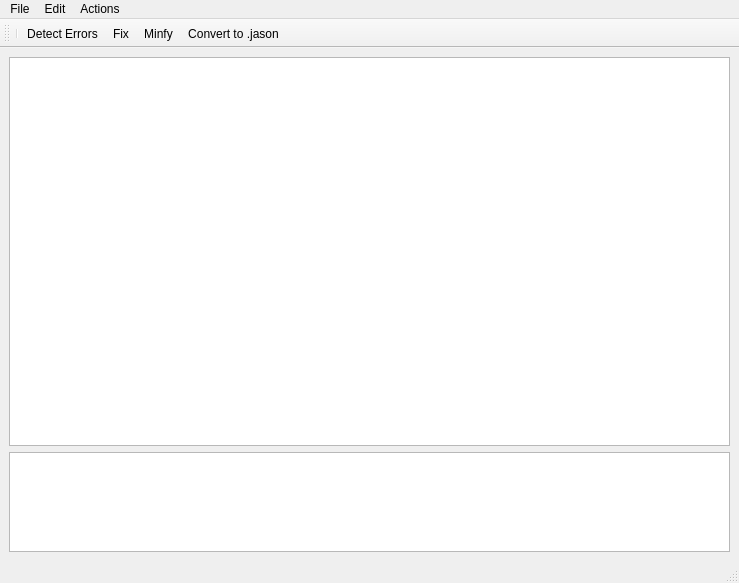
<?xml version="1.0" encoding="UTF-8"?>
<ui version="4.0">
 <class>Notepad_MainWindow</class>
 <widget class="QMainWindow" name="Notepad_MainWindow">
  <property name="geometry">
   <rect>
    <x>0</x>
    <y>0</y>
    <width>739</width>
    <height>583</height>
   </rect>
  </property>
  <property name="sizePolicy">
   <sizepolicy hsizetype="Fixed" vsizetype="Fixed">
    <horstretch>0</horstretch>
    <verstretch>0</verstretch>
   </sizepolicy>
  </property>
  <property name="windowTitle">
   <string>Notepad_MainWindow</string>
  </property>
  <widget class="QWidget" name="centralwidget">
   <layout class="QVBoxLayout" name="verticalLayout">
    <item>
     <widget class="QPlainTextEdit" name="plainTextEdit1">
      <property name="minimumSize">
       <size>
        <width>720</width>
        <height>0</height>
       </size>
      </property>
     </widget>
    </item>
    <item>
     <widget class="QTextEdit" name="textEdit_errors">
      <property name="sizePolicy">
       <sizepolicy hsizetype="Minimum" vsizetype="Fixed">
        <horstretch>0</horstretch>
        <verstretch>0</verstretch>
       </sizepolicy>
      </property>
      <property name="minimumSize">
       <size>
        <width>720</width>
        <height>100</height>
       </size>
      </property>
      <property name="maximumSize">
       <size>
        <width>3840</width>
        <height>100</height>
       </size>
      </property>
      <property name="acceptDrops">
       <bool>false</bool>
      </property>
      <property name="readOnly">
       <bool>true</bool>
      </property>
     </widget>
    </item>
   </layout>
  </widget>
  <widget class="QMenuBar" name="menubar">
   <property name="geometry">
    <rect>
     <x>0</x>
     <y>0</y>
     <width>739</width>
     <height>20</height>
    </rect>
   </property>
   <widget class="QMenu" name="menuFile">
    <property name="title">
     <string>File</string>
    </property>
    <addaction name="actionNew"/>
    <addaction name="actionOpen"/>
    <addaction name="actionSave"/>
    <addaction name="actionSave_As"/>
    <addaction name="actionPrint"/>
    <addaction name="actionExist"/>
   </widget>
   <widget class="QMenu" name="menuEdit">
    <property name="title">
     <string>Edit</string>
    </property>
    <addaction name="actionCopy"/>
    <addaction name="actionPaste"/>
    <addaction name="actionCut"/>
    <addaction name="actionUndo"/>
    <addaction name="actionRedo"/>
   </widget>
   <widget class="QMenu" name="menuActions">
    <property name="title">
     <string>Actions</string>
    </property>
    <addaction name="actionDetect_Errors"/>
    <addaction name="actionFix"/>
    <addaction name="actionMinfy"/>
    <addaction name="actionConvert_to_jason"/>
   </widget>
   <addaction name="menuFile"/>
   <addaction name="menuEdit"/>
   <addaction name="menuActions"/>
  </widget>
  <widget class="QToolBar" name="toolBar">
   <property name="windowTitle">
    <string>toolBar</string>
   </property>
   <attribute name="toolBarArea">
    <enum>TopToolBarArea</enum>
   </attribute>
   <attribute name="toolBarBreak">
    <bool>false</bool>
   </attribute>
   <addaction name="separator"/>
   <addaction name="actionDetect_Errors"/>
   <addaction name="actionFix"/>
   <addaction name="actionMinfy"/>
   <addaction name="actionConvert_to_jason"/>
  </widget>
  <widget class="QStatusBar" name="statusbar"/>
  <action name="actionNew">
   <property name="icon">
    <iconset resource="Resources.qrc">
     <normaloff>:/images/add-file.png</normaloff>:/images/add-file.png</iconset>
   </property>
   <property name="text">
    <string>New</string>
   </property>
  </action>
  <action name="actionOpen">
   <property name="icon">
    <iconset resource="Resources.qrc">
     <normaloff>:/images/Icons/google/2x/outline_open_in_new_black_24dp.png</normaloff>:/images/Icons/google/2x/outline_open_in_new_black_24dp.png</iconset>
   </property>
   <property name="text">
    <string>Open</string>
   </property>
  </action>
  <action name="actionSave_As">
   <property name="icon">
    <iconset resource="Resources.qrc">
     <normaloff>:/images/Icons/google/2x/outline_save_black_24dp.png</normaloff>:/images/Icons/google/2x/outline_save_black_24dp.png</iconset>
   </property>
   <property name="text">
    <string>Save as</string>
   </property>
  </action>
  <action name="actionPrint">
   <property name="icon">
    <iconset resource="Resources.qrc">
     <normaloff>:/images/Icons/icons8-print-50.png</normaloff>:/images/Icons/icons8-print-50.png</iconset>
   </property>
   <property name="text">
    <string>Print</string>
   </property>
  </action>
  <action name="actionExist">
   <property name="text">
    <string>Exist</string>
   </property>
  </action>
  <action name="actionCopy">
   <property name="icon">
    <iconset resource="Resources.qrc">
     <normaloff>:/images/Icons/google/2x/outline_content_copy_black_24dp.png</normaloff>:/images/Icons/google/2x/outline_content_copy_black_24dp.png</iconset>
   </property>
   <property name="text">
    <string>Copy</string>
   </property>
  </action>
  <action name="actionCut">
   <property name="icon">
    <iconset resource="Resources.qrc">
     <normaloff>:/images/Icons/google/2x/outline_content_cut_black_24dp.png</normaloff>:/images/Icons/google/2x/outline_content_cut_black_24dp.png</iconset>
   </property>
   <property name="text">
    <string>Cut</string>
   </property>
  </action>
  <action name="actionPaste">
   <property name="icon">
    <iconset resource="Resources.qrc">
     <normaloff>:/images/paste-131964784935783245_256.ico</normaloff>:/images/paste-131964784935783245_256.ico</iconset>
   </property>
   <property name="text">
    <string>Paste</string>
   </property>
  </action>
  <action name="actionUndo">
   <property name="icon">
    <iconset resource="Resources.qrc">
     <normaloff>:/images/Icons/undo-1325051879300270680_256.ico</normaloff>:/images/Icons/undo-1325051879300270680_256.ico</iconset>
   </property>
   <property name="text">
    <string>Undo</string>
   </property>
  </action>
  <action name="actionRedo">
   <property name="icon">
    <iconset resource="Resources.qrc">
     <normaloff>:/images/Icons/redo-1324760616182504055_256.ico</normaloff>:/images/Icons/redo-1324760616182504055_256.ico</iconset>
   </property>
   <property name="text">
    <string>Redo</string>
   </property>
  </action>
  <action name="actionSave">
   <property name="icon">
    <iconset resource="Resources.qrc">
     <normaloff>:/images/Icons/google/2x/outline_save_black_24dp.png</normaloff>:/images/Icons/google/2x/outline_save_black_24dp.png</iconset>
   </property>
   <property name="text">
    <string>Save</string>
   </property>
  </action>
  <action name="actionConvert_to_jason">
   <property name="icon">
    <iconset resource="Resources.qrc">
     <normaloff>:/images/Icons/Jason.ico</normaloff>:/images/Icons/Jason.ico</iconset>
   </property>
   <property name="text">
    <string>Convert to .jason</string>
   </property>
  </action>
  <action name="actionDetect_Errors">
   <property name="text">
    <string>Detect Errors</string>
   </property>
  </action>
  <action name="actionFix">
   <property name="icon">
    <iconset resource="Resources.qrc">
     <normaloff>:/images/Icons/icon-hammer-10.jpg</normaloff>:/images/Icons/icon-hammer-10.jpg</iconset>
   </property>
   <property name="text">
    <string>Fix</string>
   </property>
  </action>
  <action name="actionMinfy">
   <property name="text">
    <string>Minfy</string>
   </property>
  </action>
 </widget>
 <resources>
  <include location="Resources.qrc"/>
 </resources>
 <connections/>
</ui>
